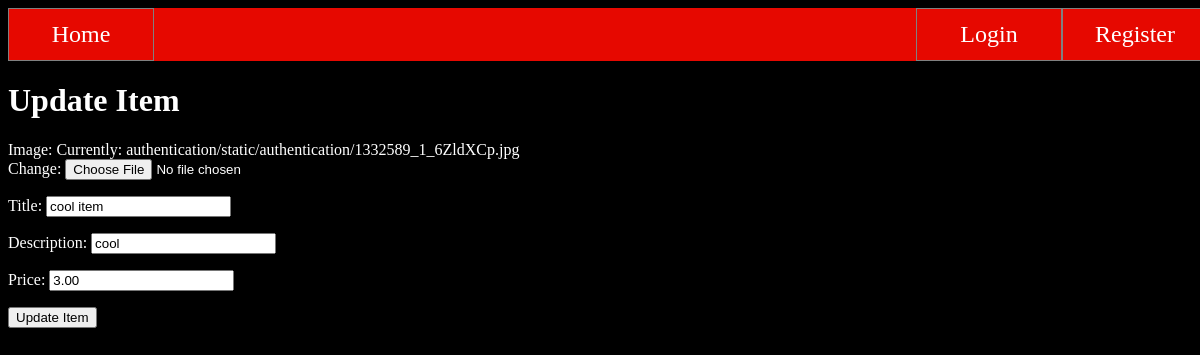
The app's page /update/5/ with its own data.
### database/models.py (models this page shows, shortened)
class Item(models.Model):
    owner = models.ForeignKey(User, on_delete=models.CASCADE)
    title = models.CharField(max_length=100)
    image = models.ImageField(upload_to='authentication/static/authentication')
    likes = models.ManyToManyField(User, related_name ='item_post', default = 0)
    price = models.DecimalField(max_digits=11, decimal_places=2)
    description = models.CharField(max_length=10000)
    pub_date = models.DateTimeField(default=timezone.now)

### itemManagement/views.py (the view)
# urls.py: path('update/<int:pk>/',updateItem,name='itemUpdate'),
def updateItem(request, pk):
    item = Item.objects.get(id=pk)
    form = UpdateItemForm(instance=item)
    if request.method == 'POST':
        form = UpdateItemForm(request.POST,request.FILES,instance=item)
        if form.is_valid():
            form.save()
            return redirect('/')
    context = {'item_form': form}
    return render(request,'itemManagement/updateItem.html', context)

### itemManagement/forms.py
class UpdateItemForm(forms.ModelForm):
    class Meta:
        model = Item
        fields = ('image','title','description','price')
    """ def save(self, commit=True):
        item = self.instance
        item.title = self.cleaned_data['title']
        item.description = self.cleaned_data['description']
        item.price = self.cleaned_data['price']

        if self.cleaned_data['image']:
            item.image = self.cleaned_data['image']
        if commit:
            item.save()
        return item """

### itemManagement/templates/itemManagement/updateItem.html (shortened to what this page needs)
{% extends './base.html' %}
{%block content%}
<h1>Update Item</h1>
<form method="POST" enctype="multipart/form-data">
    {% for field in item_form %}
        <p>
            {{field.label_tag}}
            {{field}}
        </p>
    {% endfor %}
    <input type="submit" value="Update Item">
</form>
{% endblock content %}

### authentication/static/authentication/style.css (style rules this page uses)
html { width:100%; height:100%; }
body { width:100%; height:100%; background-color: black; }
a { color: white; text-decoration: none; }
p { color:white; }
h1 { color:white; }

### records on screen
Item: item_form "cool item" "cool" "3.00"

### other values on screen
{{ field.label_tag }} "Image:" "Title:" "Description:" "Price:"
